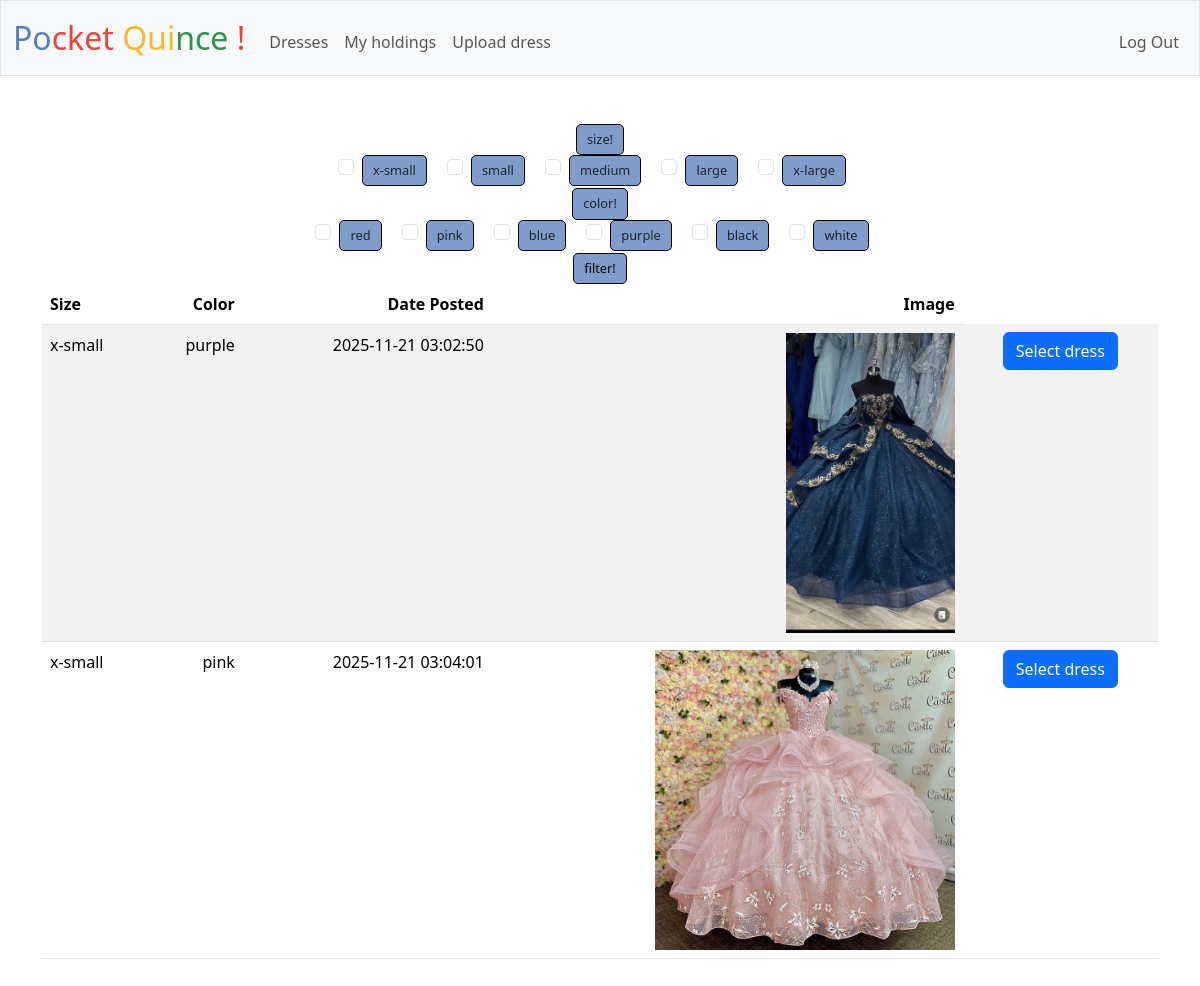
The page /catalog (signed in) on the database as committed earlier.
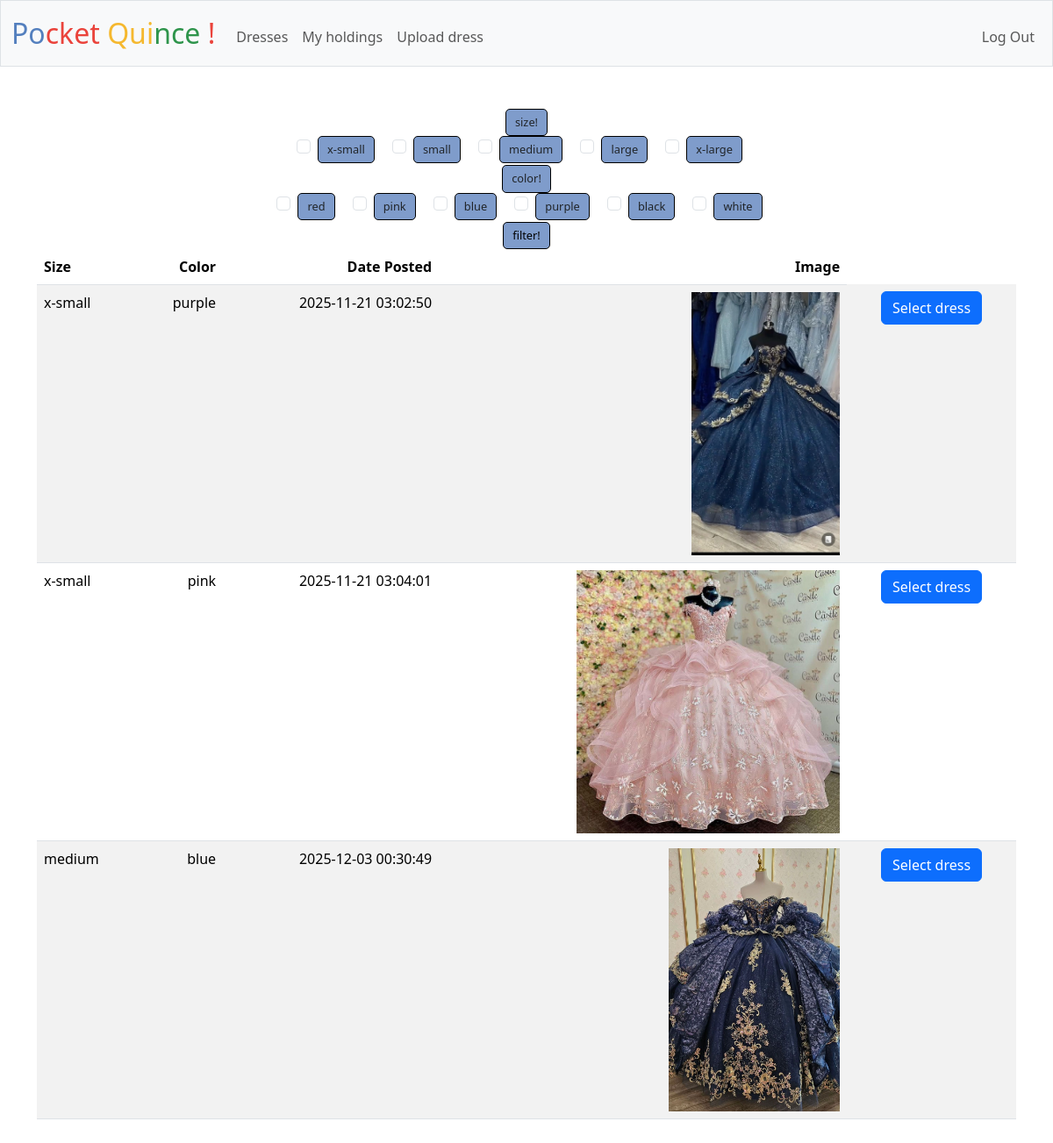
The same page on the database as committed later.
### tables this page shows
CREATE TABLE dresses (
    id INTEGER PRIMARY KEY AUTOINCREMENT,
    size TEXT NOT NULL,
    color TEXT NOT NULL,
    owner INTEGER NOT NULL,
    image_url TEXT,
    time_posted TEXT NOT NULL DEFAULT CURRENT_TIMESTAMP,
    FOREIGN KEY (owner) REFERENCES users(id)
);

### app.py (the view)
@app.route("/catalog", methods = ["GET"])
@login_required
def catalog():
    sizes = request.args.getlist("size")
    colors = request.args.getlist("color")
    db = get_db()
    catalog = db.execute("SELECT * FROM dresses WHERE id NOT IN ( SELECT dress_id FROM holdings WHERE rent_end IS NULL) AND owner != ?"
    ,( session["user_id"],)).fetchall()
    print("Catalog before filtering:", catalog)
    filtered = []
    for dress in catalog:
        if sizes and dress["size"] not in sizes:
            continue
        if colors and dress["color"] not in colors:
            continue
        filtered.append(dress)
    catalog = filtered
    print("Catalog after filtering:", catalog)
    return render_template("catalog.html", catalog=catalog)

### app.py (called while the page is built)
def get_db():
    if "db" not in g:
        g.db = sqlite3.connect(DATABASE)
        g.db.row_factory = sqlite3.Row # Enable dictionary-like row access
    return g.db

@app.after_request
def after_request(response):
    response.headers["Cache-Control"] = "no-cache, no-store, must-revalidate"
    response.headers["Expires"] = 0
    response.headers["Pragma"] = "no-cache"
    return response

### help.py (called while the page is built)
def login_required(f):
    @wraps(f)
    def decorated_function(*args, **kwargs):
        if session.get("user_id") is None:
            return redirect("/login")
        return f(*args, **kwargs)
    return decorated_function

### templates/catalog.html (shortened to what this page needs)
{% extends "layout.html" %}
{% block main %}
    <form action = "/catalog" method = "get">
        <div class = "row">
            <div>
                <label>size!</label><br>
                {% for size in ["x-small", "small", "medium", "large", "x-large"]%}
                    <div class = "form-check form-check-inline">
                        <input class ="form-check-input" type="checkbox" name="size" value="{{ size }}">
                        <label class="form-check-label" for="{{ size }}">{{ size }}</label>
                    </div>
                {% endfor %}
            </div>
            <div>
                <label>color!</label><br>
                {% for color in ["red", "pink", "blue", "purple", "black", "white"] %}
                    <div class = "form-check form-check-inline">
                        <input class ="form-check-input" type="checkbox" name="color" value="{{ color }}">
                        <label class="form-check-label" for="{{ color }}">{{ color }}</label>
                    </div>
                {% endfor %}
            </div>
            <div>
                <button type="submit">filter!</button>
            </div>
        </div>
    </form>
    <table class = "table table-striped">
        <thead>
            <tr>
                <th class = "text-start">Size</th>
                <th class = "text-end">Color</th>
                <th class = "text-end">Date Posted</th>
                <th class = "text-end">Image</th>
            </tr>
        </thead>
        <tbody>
            {% for dress in catalog %}
                <tr>
                    <td class = "text-start"> {{ dress["size"] }}</td>
                    <td class = "text-end"> {{ dress["color"]}}</td>
                    <td class = "text-end"> {{ dress["time_posted"] }}</td>
                    <td class = "text-end"> <img src = '{{ dress["image_url"] }}' ></td>
                    <td>
                        <form action = "/selectDress" method = "post">
                            <button class="btn btn-primary" type="submit">Select dress</button>
                        </form>
                    </td>
                 </tr>
              {% endfor %}
        </tbody>
    </table>
{% endblock %}

### templates/layout.html (shortened to what this page needs)
<!DOCTYPE html>
<html lang="en">
    <head>
        <link href="https://cdn.jsdelivr.net/npm/bootstrap@5.3.3/dist/css/bootstrap.min.css" rel="stylesheet">
        <link href="{{ url_for('static', filename='style.css') }}" rel="stylesheet">
    </head>
    <body>
        <nav class="bg-light border navbar navbar-expand-md navbar-light">
            <div class="container-fluid">
                <a class="navbar-brand" href="/"><span class="blue">Po</span><span class="red">cket</span><span class="yellow"> Qui</span><span class="green">nce</span> <span class="red">!</span></a>
                <div class="collapse navbar-collapse" id="navbar">
                    {% if session["user_id"] %}
                        <ul class="navbar-nav me-auto mt-2">
                            <li class="nav-item"><a class="nav-link" href="/catalog">Dresses</a></li>
                            <li class="nav-item"><a class="nav-link" href="/holdings">My holdings</a></li>
                            <li class="nav-item"><a class="nav-link" href="/upload">Upload dress</a></li>
                        </ul>
                        <ul class="navbar-nav ms-auto mt-2">
                            <li class="nav-item"><a class="nav-link" href="/logout">Log Out</a></li>
                        </ul>
                    {% else %}
                        <ul class="navbar-nav ms-auto mt-2">
                            <li class="nav-item"><a class="nav-link" href="/register">Register</a></li>
                            <li class="nav-item"><a class="nav-link" href="/login">Log In</a></li>
                        </ul>
                    {% endif %}
                </div>
            </div>
        </nav>
        <main class="container py-5 text-center">
            {% block main %}{% endblock %}
        </main>
    </body>
</html>

### static/style.css (style rules this page uses)
nav .navbar-brand { font-size: xx-large; }
nav .navbar-brand .blue { color: #537fbe; }
nav .navbar-brand .red { color: #ea433b; }
nav .navbar-brand .yellow { color: #f5b82e; }
nav .navbar-brand .green { color: #2e944b; }
.table { --bs-table-color-type: initial; --bs-table-bg-type: initial; --bs-table-color-state: initial; --bs-table-bg-state: initial; --bs-table-color: var(--bs-emphasis-color); --bs-table-bg: var(--bs-body-bg); --bs-table-border-color: var(--bs-border-color); --bs-table-accent-bg: transparent; --bs-table-striped-color: var(--bs-emphasis-color); --bs-table-striped-bg: rgba(var(--bs-emphasis-color-rgb), 0.05); --bs-table-active-color: var(--bs-emphasis-color); --bs-table-active-bg: rgba(var(--bs-emphasis-color-rgb), 0.1); --bs-table-hover-color: var(--bs-emphasis-color); --bs-table-hover-bg: rgba(var(--bs-emphasis-color-rgb), 0.075); width: 100%; margin-bottom: 1rem; vertical-align: top; border-color: var(--bs-table-border-color); }
form label, form button { background-color: #7f9ccb; padding: 5px 10px; border-radius: 5px; border: 1px ridge black; font-size: 0.8rem; height: auto; }
table img { height: 300px; order: 1; }

Rows that differ between the two databases and show on the page:
added dresses: size "medium", color "blue", time_posted "2025-12-03 00:30:49", image_url (picture)
